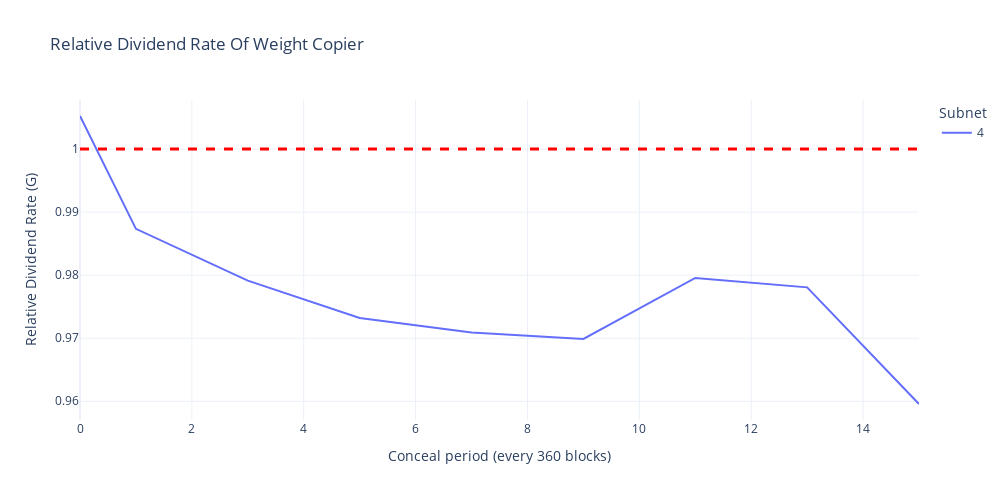

This figure's notebook cell:
### Markdown cell above
### Plotting the changes across conceal periods

### Code cell
fig = px.line(
    div_losts,
    labels={
        "value": "Relative dividend rate (G)".title(),
        "index": "Conceal period (every 360 blocks)",
        "variable": 'Subnet'
    },
    title="Relative Dividend Rate Of Weight Copier",
    width = 1000,
    height = 500,
)
fig.add_hline(y=1, line_width=3, line_dash="dash", line_color="red", annotation_text = "")
fig.update_layout(template='plotly_white')

# fig.show()

### Figure 1 — Plotly figure (JSON) as saved in the notebook; plotly's stock layout.template omitted (floating-point values rounded to 4 significant figures)
{"data": [{"hovertemplate": "Subnet=4<br>Conceal period (every 360 blocks)=%{x}<br>Relative Dividend Rate (G)=%{y}<extra></extra>", "legendgroup": "4", "line": {"color": "#636efa", "dash": "solid"}, "marker": {"symbol": "circle"}, "mode": "lines", "name": "4", "orientation": "v", "showlegend": true, "type": "scatter", "x": [0, 1, 3, 5, 7, 9, 11, 13, 15], "xaxis": "x", "y": [1.005, 0.9874, 0.9791, 0.9732, 0.9709, 0.9699, 0.9796, 0.9781, 0.9596], "yaxis": "y"}], "layout": {"annotations": [{"showarrow": false, "text": "", "x": 1, "xanchor": "right", "xref": "x domain", "y": 1, "yanchor": "bottom", "yref": "y"}], "height": 500, "legend": {"title": {"text": "Subnet"}, "tracegroupgap": 0}, "shapes": [{"line": {"color": "red", "dash": "dash", "width": 3}, "type": "line", "x0": 0, "x1": 1, "xref": "x domain", "y0": 1, "y1": 1, "yref": "y"}], "title": {"text": "Relative Dividend Rate Of Weight Copier"}, "width": 1000, "xaxis": {"anchor": "y", "domain": [0, 1], "title": {"text": "Conceal period (every 360 blocks)"}}, "yaxis": {"anchor": "x", "domain": [0, 1], "title": {"text": "Relative Dividend Rate (G)"}}}}
